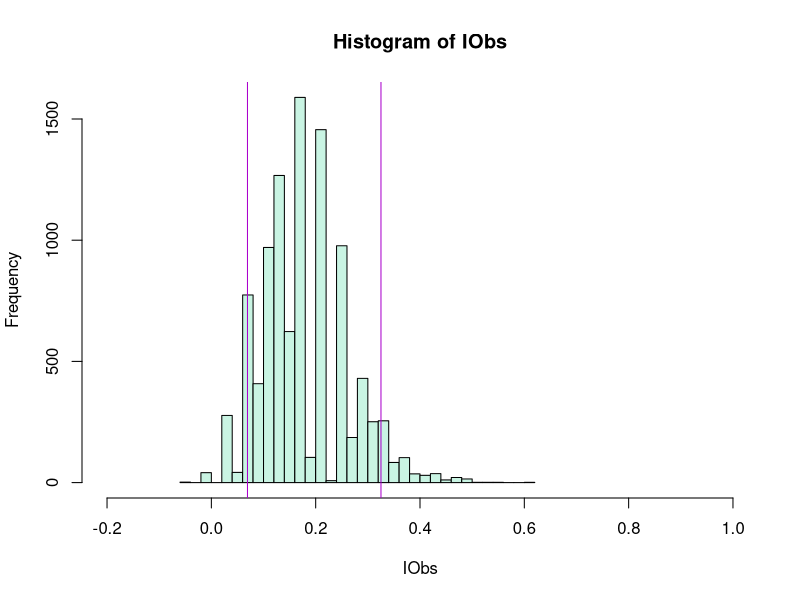
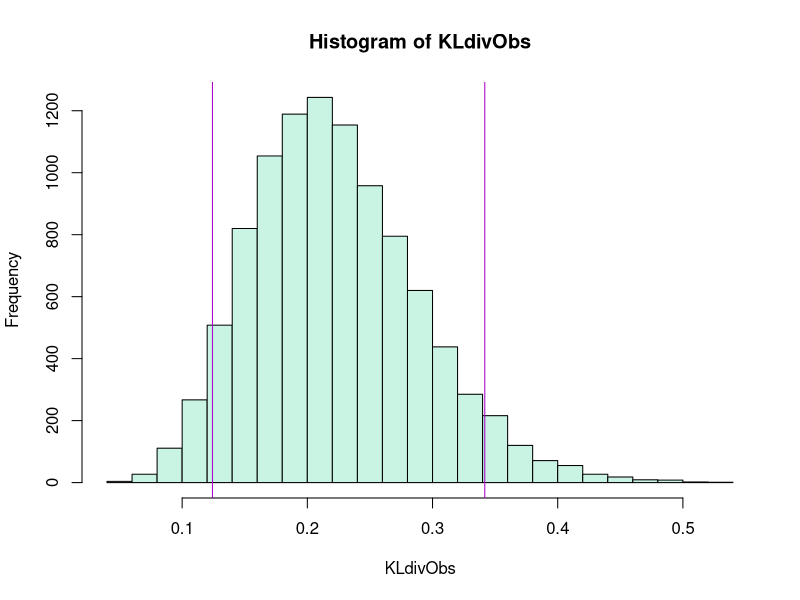

Source code (R) for these figures, in order:
# tocID <- "FND-STA-Information_theory.R"
#
# ==============================================================================
#
# Purpose:  A Bioinformatics Course:
#              R code accompanying the FND-STA-Information_theory unit.
#
# Version:  0.2.1
#
# Date:     2017 - 2021
# Author:   Boris Steipe (boris.steipe@utoronto.ca)
#
# Versions:
#           0.2.1  Maintenance
#           0.2    Under development
#           0.1    First code copied from 2016 material.
#
#
# TODO:
#
#
# == DO NOT SIMPLY  source()  THIS FILE! =======================================
#
# If there are portions you don't understand, use R's help system, Google for an
# answer, or ask your instructor. Don't continue if you don't understand what's
# going on. That's not how it works ...
#
# ==============================================================================


#TOC> ==========================================================================
#TOC> 
#TOC>   Section  Title                  Line
#TOC> --------------------------------------
#TOC>   1        ___Section___            39
#TOC> 
#TOC> ==========================================================================


# =    1  ___Section___  =======================================================

# What level of information is "significant"

# Assume the background distribution is the database frequencies of
# amino acids:

AAref <- numeric()  # Uniprot frequencies October 2017, slightly adjusted to
# sum to 1.0
AAref["A"] <- 0.0904
AAref["C"] <- 0.0123
AAref["D"] <- 0.0545
AAref["E"] <- 0.0617
AAref["F"] <- 0.0394
AAref["G"] <- 0.0724
AAref["H"] <- 0.0221
AAref["I"] <- 0.0573
AAref["K"] <- 0.0504
AAref["L"] <- 0.0986
AAref["M"] <- 0.0240
AAref["N"] <- 0.0392
AAref["P"] <- 0.0486
AAref["Q"] <- 0.0381
AAref["R"] <- 0.0570
AAref["S"] <- 0.0673
AAref["T"] <- 0.0558
AAref["V"] <- 0.0686
AAref["W"] <- 0.0129
AAref["Y"] <- 0.0294
sum(AAref)

# Function to calculate Shannon entropy
H <- function(pmf) {
  # Calculate Shannon entropy
  # Parameters:
  #   pmf (numeric) probability mass function: a vector of states and
  #                 associated probabilities. Each element of
  #                 pmf must be in (0, 1] and sum(pmf) must be 1.
  # Value:
  #   Shannon entropy in bits.
  # Examples:
  #   H(c(A=0.25, C=0.25, G=0.25, T=0.25))  # 2 bits entropy in a random
  #                                         # nucleotide sequence
  #   H(1)     # If all elements are the same, entropy is zero
  #
  if (any(pmf <= 0 | pmf > 1) || isFALSE(all.equal(1.0, sum(pmf)))) {
    stop("Input is not a discrete probability distribution.")
  }
  H <- -sum(pmf * (log(pmf) / log(2)))
  return(H)
}

# Why use all.equal()? Exact comparisons with floating point numbers are
# brittle. Consider for example:
1/6 + 1/6 + 1/6 + 1/6 + 1/6 + 1/6 == 1
print(1/6 + 1/6 + 1/6 + 1/6 + 1/6 + 1/6, digits = 22) # 0.9999999999999998889777
# all.equal() tests for _near_ equality with tolerance of ~ 1.5e-8



# Entropy of the database frequencies (in bits):
(Href <- H(AAref))

# for comparison: entropy if all amino acids are equiprobable
H(rep(0.05, 20))


# Set up a simulation to estimate the distribution of Information values
# from random sequences drawn from AAref. This is the distribution for the
# statistical null hypothesis:
nObs <- 15                      # number of observations (e.g aligned sequences)
# nObs <- 80
nTrials <- 10000                # number of trials
IObs <- numeric(nTrials)        # vector to store Information in each trial
simCounts <- numeric(20)        # vector to tabulate our information ...
names(simCounts) <- names(AAref)# ... with the names of AAref


for (i in 1:nTrials) {  # simulate ...

  # sample AAref letters, nObs times, with the probabilities of AAref:
  AAobs <- sample(names(AAref), size = nObs, prob = AAref, replace = TRUE)

  x <- table(AAobs)                            # table simulated observations
  simCounts[1:20] <- rep(0, length(simCounts)) # initialize simCounts to 0
  simCounts[names(x)] <- x                     # overwrite with observed counts
  simCounts <- simCounts + 0.5                 # add Jeffreys' pseudocounts
  Hobs <- H(simCounts/sum(simCounts))          # counts to frequency, calc. H
  IObs[i] <- Href - Hobs                       # store information
}

# evaluate
hist(IObs, col = "#C9F4E3", xlim = c(-0.2, 1.0), breaks = 25)
abline(v = quantile(IObs, c(0.05, 0.95)), col = "#AA00CC")

# The purple lines are drawn at the 5% quantiles of the Iobs distributions -
# i.e. an actual observation that lies outside the purple lines is deemed
# "significant"(1)(2). Of course, this is only true to the degree that the
# database frequencies are a valid model for the null-hypothesis on the
# sequence position we are considering here.

#  (1) If we use 5% quantiles, this means a value is significantly larger
#      than expected, and we ignore cases when the value is < 0; if we
#      consider both smaller and larger values, we need to use 2.5% quantiles,
#      since 5% of all observations lie outside the 0.025 and 0.975
#      quantiles.
#
#  (2) For an actual observation of counts, we calculate its observed
#      _empirical_p_Value_ as (nCounts + 1)/(nTotal + 1).


# You can probably now appreciate that information is a bit of a shortcut for
# biological sequences, and does not really take the different inherent
# frequencies based on the character of the amino acids into account. For
# example, L is the most frequent and C is the least frequent, but if we have an
# alignment of 1000 sequences and we see that the frequencies for L and C are
# swapped, that would be _very_ surprising - nevertheless, the information would
# be 0. In order to take that into account, we should actually compute
# Kullback-Leibler divergences.


# Swap C and L frequencies
p <- AAref
q <- AAref
q["L"] <- AAref["C"]
q["C"] <- AAref["L"]
H(p)
H(q)

KLdiv <- function(p, q) {
  # p and q are two pmfs of discrete probability distributions
  # with the same outcomes, which are nowhere 0.
  # Value:  Kullback-Leibler divergence  sum(p * log( p / q))).

  if (length(p) != length(q)) {
    stop("PANIC: input vector lengths differ!")
  }
  if (any(c((p == 0), (q == 0)))) {
    stop("PANIC: 0's found in input vectors!")
  }

  return(sum(p * log( p / q )))
}

KLdiv(p, p)
KLdiv(p, q)


nObs <- 15                      # number of observations (e.g aligned sequences)
# nObs <- 80
nTrials <- 10000                # number of trials
KLdivObs <- numeric(nTrials)        # vector to store Information in each trial
simCounts <- numeric(20)        # vector to tabulate our information ...
names(simCounts) <- names(AAref)# ... with the names of AAref


for (i in 1:nTrials) {  # simulate ...

  # sample AAref letters, nObs times, with the probabilities of AAref:
  AAobs <- sample(names(AAref), size = nObs, prob = AAref, replace = TRUE)

  x <- table(AAobs)                            # table simulated observations
  simCounts[1:20] <- rep(0, length(simCounts)) # initialize simCounts to 0
  simCounts[names(x)] <- x                     # overwrite with observed counts
  simCounts <- simCounts + 0.5                 # add Jeffreys' pseudocounts
  simCounts <- simCounts/sum(simCounts)        # counts to frequency
  KLdivObs[i] <- sum(simCounts * log( simCounts / AAref )) # store KLdiv
}

# evaluate
hist(KLdivObs, col = "#C9F4E3", breaks = 25)
abline(v = quantile(KLdivObs, c(0.05, 0.95)), col = "#AA00CC")
quantile(KLdivObs, 0.992)

# Running the simulation with KL does not give a fundamentally
# different behaviour - since we are just randomly sampling. But KL would be
# more sensitive in case there is biological selection, where the sampling is no
# longer random. If I run the same simulation, with nObs <- 80 but calculating
# KLdiv instead of information, I get a 5% quantile at 0.15 - but the C/L
# frequency swap gives me a KL divergence of 0.18 - this is significant at p =
# 0.008 - (remember, Information is 0 in this case). So that's actually quite a
# nice addition to the toolbox.


# [END]
